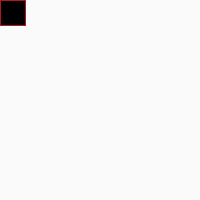
Frame 1 (no input)
Frame 60 (the mouse pressed at the canvas centre just before this capture): identical to frame 1, image omitted
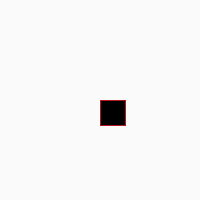
Frame 120 (the mouse held since frame 60 and released just before this capture)

The Processing sketch that drew these frames (run headless with seeded random() and noise(); from frame 60 on, the mouse is pressed at the canvas centre):

// Processing sketch: processing_96657
// ── processing_96657.pde


void setup()
{
  size(200,200);
}

void draw()
{
background(250);
stroke(176,23,31);
fill(0);
rect(mouseX,mouseY,25,25);
}
